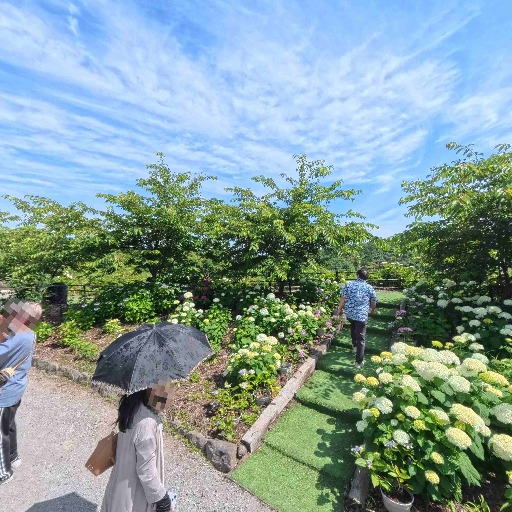
#> input picture tiles1024/0-aa001/1/b/0/0.jpg, 512 x 512 px
$ python -i guide_alpha_maker.py   (imports and definitions only)
#> lines starting #> are read from the running program, lines starting #| are printed output that depends on the picture; after the words box and inside, x2 and y2 are one past the last pixel; in counts of white or black regions, pixels touching at a corner belong together
#> further down, picture is the input picture: PIL image 512x512 RGB; mean R, G, B 133, 156.6, 155.4
from __future__ import annotations

import json
import shutil
import subprocess
import sys
from pathlib import Path

from PIL import Image, ImageFilter

from vr_project import project_root

try:
    from rembg import remove as rembg_remove
except Exception:  # pragma: no cover
    rembg_remove = None


# [54 lines left out: functions which_or_local, run_cmd, extract_preview_png, not called in this run]


def vr_guide_path() -> Path:
    return project_root() / "video" / "guide_alpha.webm"


# [6 lines left out: function copy_to_vr_folder, not called in this run]


def ensure_dir(p: Path) -> None:
    p.mkdir(parents=True, exist_ok=True)


# [379 lines left out: functions clear_png_prefix, probe_duration, write_source_meta, read_source_meta, extract_frames_count, extract_frames_native and 6 more, not called in this run]


def _black_bg_to_alpha_rgba(
    img: Image.Image,
    *,
    threshold: int = 34,
    erode_px: int = 2,
    blur_px: float = 0.9,
) -> Image.Image:
    """不透明WebMの黒背景を透過にする（VRで黒い囲み・暗い画面の主因を修復）。"""
#> called with threshold = 34, erode_px = 2, blur_px = 0.9
    img = img.convert("RGBA")
    r, g, b, _old_a = img.split()
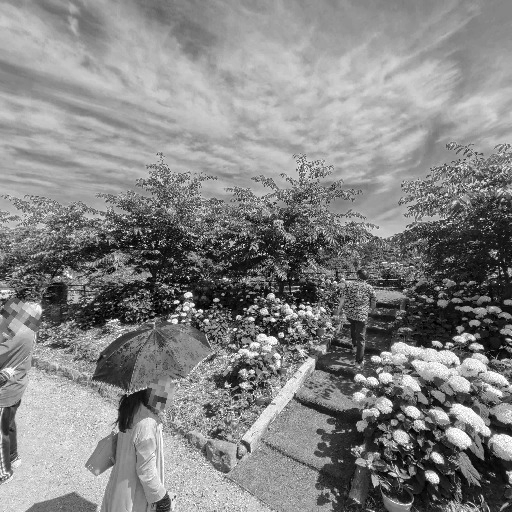
#> r: PIL image 512x512 L; min 0, max 255, mean 133
#> _old_a: PIL image 512x512 L; every value is 255
    try:
        import numpy as np

        rgb = np.array(Image.merge("RGB", (r, g, b)), dtype=np.int16)
        mx = rgb.max(axis=2)
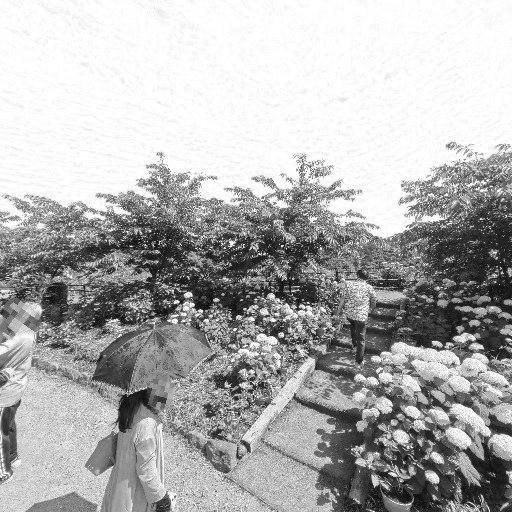
#> mx: shape (512, 512) int16; min 1, max 255, mean 176
        alpha = np.where(mx > threshold, 255, 0).astype(np.uint8)
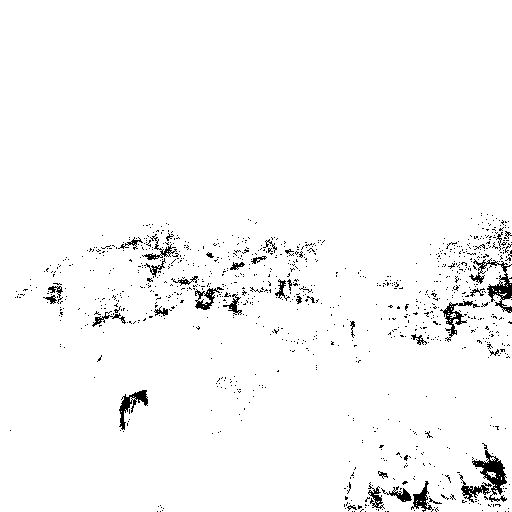
#> alpha: shape (512, 512); 97.2% white; black in thin lines or dots, all inside (x1, y1, x2, y2) = (10, 213, 512, 512)
        edge = (alpha > 0) & (mx <= threshold + 55)
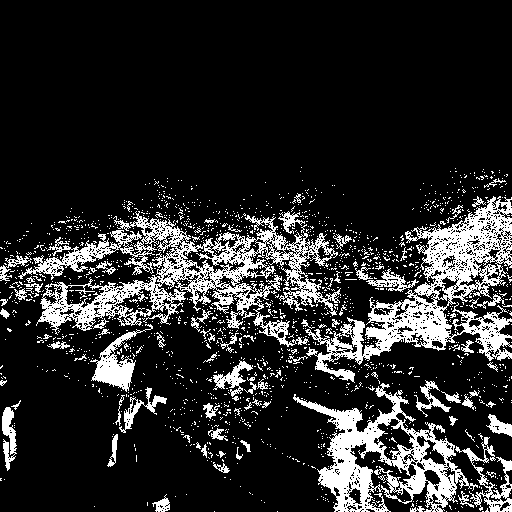
#> edge: shape (512, 512) bool; 16.7% white; 1640 white regions (1556 under 20 px), largest, box (x1, y1, x2, y2) and area: (18, 211, 341, 347) 12787, (305, 196, 512, 383) 10681, (293, 383, 478, 512) 7505
        if edge.any():
            alpha[edge] = np.clip(
                ((mx[edge] - threshold) * 4).astype(np.int16), 0, 255
            ).astype(np.uint8)
#> alpha: shape (512, 512); 16.69% of pixels changed, all inside (x1, y1, x2, y2) = (0, 167, 512, 512)
        h = alpha.shape[0]
#> h = 512
        foot = slice(int(h * 0.62), h)
        foot_mask = alpha[foot] > 0
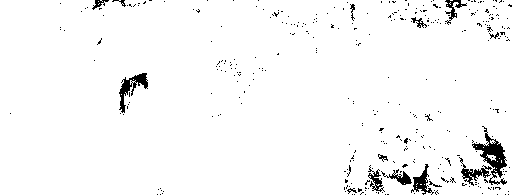
#> foot_mask: shape (195, 512) bool; 96.9% white; 339 black regions (324 under 20 px), largest, box (x1, y1, x2, y2) and area: (472, 126, 507, 185) 667, (119, 73, 148, 113) 385, (459, 157, 492, 186) 260
        if foot_mask.any():
            alpha[foot][foot_mask] = np.clip(
                alpha[foot][foot_mask].astype(np.int16) + 40, 0, 255
            ).astype(np.uint8)
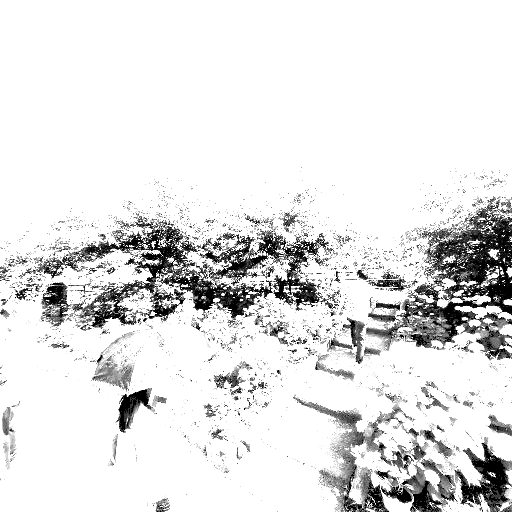
#> alpha: shape (512, 512); min 0, max 255, mean 226.4
        a = Image.fromarray(alpha, mode="L")
    except Exception:
        px = img.load()
        w, h = img.size
        a = Image.new("L", (w, h), 0)
        ap = a.load()
        for y in range(h):
            for x in range(w):
                pr, pg, pb, _ = px[x, y]
                mx = max(pr, pg, pb)
                if mx > threshold:
                    ap[x, y] = 255
                elif mx > threshold - 20:
                    ap[x, y] = min(255, (mx - threshold + 20) * 8)
    if erode_px > 0:
        k = max(3, erode_px * 2 + 1)
        a = a.filter(ImageFilter.MinFilter(size=k))
    if blur_px > 0:
        a = a.filter(ImageFilter.GaussianBlur(radius=float(blur_px)))
    return Image.merge("RGBA", (r, g, b, a))
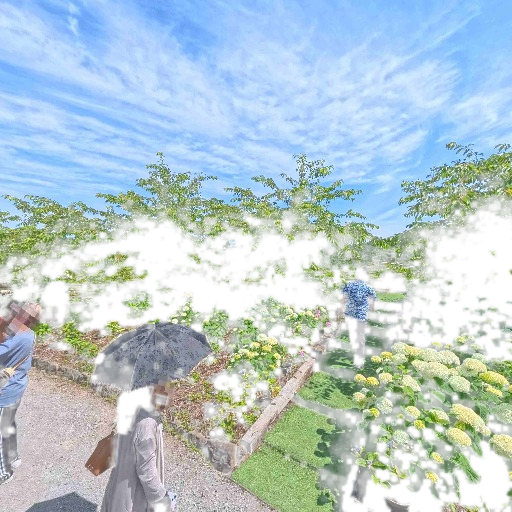
#> returned value: PIL image 512x512 RGBA; mean R, G, B, A 133, 156.6, 155.4, 187.4; transparent parts drawn white


# [337 lines left out: functions verify_webm_has_alpha, repair_opaque_webm_alpha, _boost_cutout_alpha, _refine_cutout_alpha, iter_frames, png_sequence_pattern and 4 more, not called in this run]


# [2 lines not run here, left out]

>>> from PIL import Image
>>> picture = Image.open('../tiles1024/0-aa001/1/b/0/0.jpg')
>>> result = _black_bg_to_alpha_rgba(picture)

$ run again, on tiles1024/0-aa001/1/r/0/0.jpg
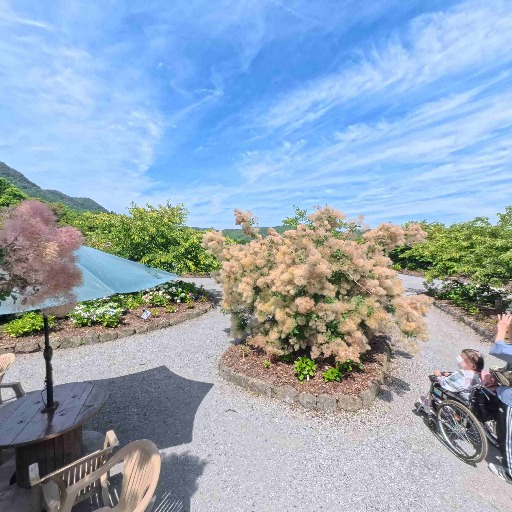
#> input picture tiles1024/0-aa001/1/r/0/0.jpg, 512 x 512 px
#> picture is the input picture: PIL image 512x512 RGB; mean R, G, B 148.6, 166.6, 185
#> _old_a: PIL image 512x512 L; every value is 255
#> in _black_bg_to_alpha_rgba, `alpha = np.where(mx > threshold, 255, 0).astype(np.uint8)`:
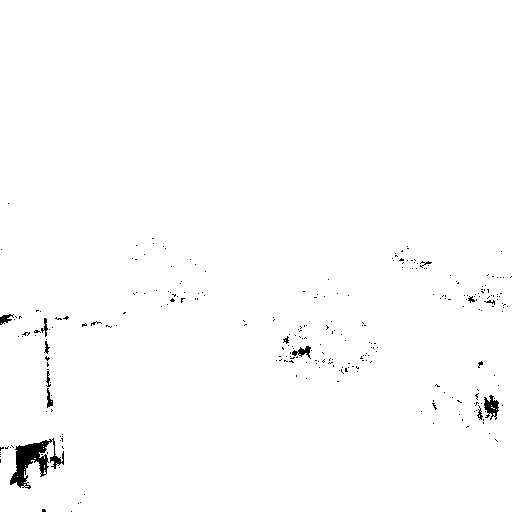
#> alpha: shape (512, 512); 99.1% white; 275 black regions (262 under 20 px), largest, box (x1, y1, x2, y2) and area: (10, 438, 64, 489) 1076, (484, 395, 499, 420) 214, (292, 346, 311, 359) 111
#> edge: shape (512, 512) bool; 6.9% white; 984 white regions (901 under 20 px), largest, box (x1, y1, x2, y2) and area: (0, 401, 74, 512) 2649, (35, 402, 132, 479) 2001, (469, 371, 508, 468) 1242
#> foot_mask: shape (195, 512) bool; 97.9% white; 163 black regions (153 under 20 px), largest, box (x1, y1, x2, y2) and area: (10, 121, 64, 172) 1076, (484, 78, 499, 103) 214, (292, 29, 311, 42) 111
#> in _black_bg_to_alpha_rgba, `return Image.merge("RGBA", (r, g, b, a))`:
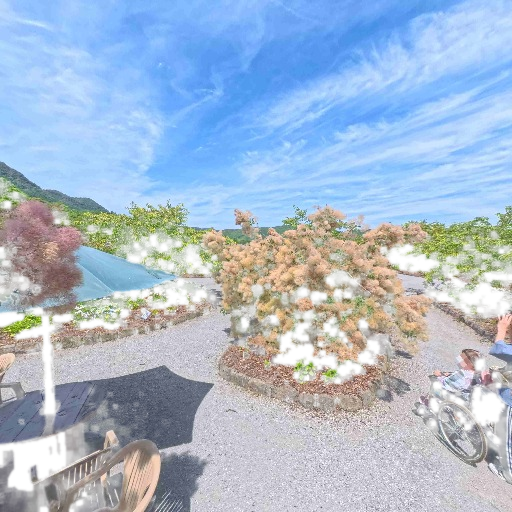
#> returned value: PIL image 512x512 RGBA; mean R, G, B, A 148.6, 166.6, 185, 225.8; transparent parts drawn white
